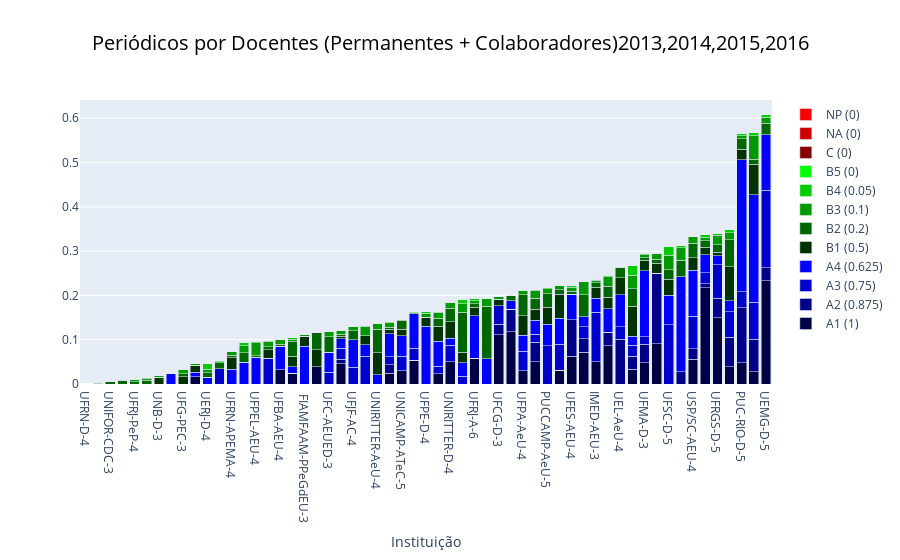

Notebook code for this chart:
### Code cell
make_chart(periodicos_docente, 'Periódicos por Docentes (Permanentes + Colaboradores) - '+','.join(ANOS))

### Figure 1 — Plotly figure (JSON) as saved in the notebook; plotly's stock layout.template omitted (floating-point values rounded to 4 significant figures)
{"data": [{"marker": {"color": "#000044"}, "name": "A1 (1)", "type": "bar", "x": ["UFRN-D-4", "UFBA-C-CeR-4", "UNIFOR-CDC-3", "UNIVILLE-D-4", "UFRJ-PeP-4", "UFU-AeU-3", "UNB-D-3", "UFPE-E-3", "UFG-PEC-3", "UFAL-DDEH-3", "UERJ-D-4", "UFRGS-A-4", "UFRN-APEMA-4", "UFPR-D-4", "UFPEL-AEU-4", "UNIFATEA-DTEI-3", "UFBA-AEU-4", "UFSC-UHEADC-4", " FIAMFAAM-PPeGdEU-3", "UFV-AEU-4", "UFC-AEUED-3", "UNB-AEU-4", "UFJF-AC-4", "USJT-AEU-4", "UNIRITTER-AeU-4", "USP-AEU-4", "UNICAMP-ATeC-5", "UFF-AEU-4", "UFPE-D-4", "UFRN-AEU-4", "UNIRITTER-D-4", "UPM-AEU-6", "UFRJ-A-6", "UNESP-BAURU-AeU-4", "UFCG-D-3", "UFRJ-AP-4", "UFPA-AeU-4", "UFPB-JP-AEU-4", "PUCCAMP-AeU-5", "UFMG-AEU-6", "UFES-AEU-4", "UNISINOS-AeU-4", "IMED-AEU-3", "UFRJ-U-5", "UEL-AeU-4", "UDESC-D-4", "UFMA-D-3", "PUC-RIO-A-3", "UFSC-D-5", "UAM-D-5", "USP/SC-AEU-4", "UFSC-AEU-5", "UFRGS-D-5", "UNISINOS-D-5", "PUC-RIO-D-5", "UNESP-BAURU-D-6", "UEMG-D-5"], "y": [0, 0, 0, 0, 0, 0, 0, 0, 0, 0.01613, 0, 0, 0, 0, 0, 0, 0.03191, 0.02381, 0, 0.03846, 0, 0.04545, 0, 0, 0, 0.02482, 0.02941, 0.05357, 0, 0.02273, 0.05, 0, 0.05769, 0, 0.1111, 0.1176, 0.02941, 0.05, 0, 0.03125, 0.0625, 0.07143, 0.05, 0.08621, 0, 0.03333, 0.04762, 0.09091, 0, 0, 0.05556, 0.2174, 0.15, 0.03846, 0.04762, 0.02778, 0.2333]}, {"marker": {"color": "#000088"}, "name": "A2 (0.875)", "type": "bar", "x": ["UFRN-D-4", "UFBA-C-CeR-4", "UNIFOR-CDC-3", "UNIVILLE-D-4", "UFRJ-PeP-4", "UFU-AeU-3", "UNB-D-3", "UFPE-E-3", "UFG-PEC-3", "UFAL-DDEH-3", "UERJ-D-4", "UFRGS-A-4", "UFRN-APEMA-4", "UFPR-D-4", "UFPEL-AEU-4", "UNIFATEA-DTEI-3", "UFBA-AEU-4", "UFSC-UHEADC-4", " FIAMFAAM-PPeGdEU-3", "UFV-AEU-4", "UFC-AEUED-3", "UNB-AEU-4", "UFJF-AC-4", "USJT-AEU-4", "UNIRITTER-AeU-4", "USP-AEU-4", "UNICAMP-ATeC-5", "UFF-AEU-4", "UFPE-D-4", "UFRN-AEU-4", "UNIRITTER-D-4", "UPM-AEU-6", "UFRJ-A-6", "UNESP-BAURU-AeU-4", "UFCG-D-3", "UFRJ-AP-4", "UFPA-AeU-4", "UFPB-JP-AEU-4", "PUCCAMP-AeU-5", "UFMG-AEU-6", "UFES-AEU-4", "UNISINOS-AeU-4", "IMED-AEU-3", "UFRJ-U-5", "UEL-AeU-4", "UDESC-D-4", "UFMA-D-3", "PUC-RIO-A-3", "UFSC-D-5", "UAM-D-5", "USP/SC-AEU-4", "UFSC-AEU-5", "UFRGS-D-5", "UNISINOS-D-5", "PUC-RIO-D-5", "UNESP-BAURU-D-6", "UEMG-D-5"], "y": [0, 0, 0, 0, 0, 0, 0, 0, 0, 0, 0, 0, 0, 0, 0, 0, 0, 0, 0, 0, 0, 0.009943, 0, 0, 0, 0.01862, 0, 0, 0, 0, 0, 0, 0, 0, 0.02431, 0.05147, 0, 0.04375, 0, 0, 0.08203, 0.03125, 0, 0.03017, 0.101, 0.02917, 0.04167, 0.1591, 0, 0.02734, 0.02431, 0.009511, 0.04375, 0.06731, 0.125, 0.07292, 0.02917]}, {"marker": {"color": "#0000CC"}, "name": "A3 (0.75)", "type": "bar", "x": ["UFRN-D-4", "UFBA-C-CeR-4", "UNIFOR-CDC-3", "UNIVILLE-D-4", "UFRJ-PeP-4", "UFU-AeU-3", "UNB-D-3", "UFPE-E-3", "UFG-PEC-3", "UFAL-DDEH-3", "UERJ-D-4", "UFRGS-A-4", "UFRN-APEMA-4", "UFPR-D-4", "UFPEL-AEU-4", "UNIFATEA-DTEI-3", "UFBA-AEU-4", "UFSC-UHEADC-4", " FIAMFAAM-PPeGdEU-3", "UFV-AEU-4", "UFC-AEUED-3", "UNB-AEU-4", "UFJF-AC-4", "USJT-AEU-4", "UNIRITTER-AeU-4", "USP-AEU-4", "UNICAMP-ATeC-5", "UFF-AEU-4", "UFPE-D-4", "UFRN-AEU-4", "UNIRITTER-D-4", "UPM-AEU-6", "UFRJ-A-6", "UNESP-BAURU-AeU-4", "UFCG-D-3", "UFRJ-AP-4", "UFPA-AeU-4", "UFPB-JP-AEU-4", "PUCCAMP-AeU-5", "UFMG-AEU-6", "UFES-AEU-4", "UNISINOS-AeU-4", "IMED-AEU-3", "UFRJ-U-5", "UEL-AeU-4", "UDESC-D-4", "UFMA-D-3", "PUC-RIO-A-3", "UFSC-D-5", "UAM-D-5", "USP/SC-AEU-4", "UFSC-AEU-5", "UFRGS-D-5", "UNISINOS-D-5", "PUC-RIO-D-5", "UNESP-BAURU-D-6", "UEMG-D-5"], "y": [0, 0, 0, 0, 0, 0, 0, 0, 0, 0, 0, 0.03409, 0, 0, 0, 0.05769, 0, 0, 0, 0, 0.02679, 0.02557, 0.0375, 0.0625, 0, 0.01862, 0.03309, 0.02679, 0, 0.01705, 0.0375, 0.01786, 0, 0, 0.04167, 0, 0.04412, 0.01875, 0.08654, 0.05859, 0, 0.02679, 0.1125, 0, 0.02885, 0.025, 0.01786, 0, 0.1339, 0, 0.07292, 0.02446, 0.075, 0.05769, 0.03571, 0.08333, 0.175]}, {"marker": {"color": "#0000FF"}, "name": "A4 (0.625)", "type": "bar", "x": ["UFRN-D-4", "UFBA-C-CeR-4", "UNIFOR-CDC-3", "UNIVILLE-D-4", "UFRJ-PeP-4", "UFU-AeU-3", "UNB-D-3", "UFPE-E-3", "UFG-PEC-3", "UFAL-DDEH-3", "UERJ-D-4", "UFRGS-A-4", "UFRN-APEMA-4", "UFPR-D-4", "UFPEL-AEU-4", "UNIFATEA-DTEI-3", "UFBA-AEU-4", "UFSC-UHEADC-4", " FIAMFAAM-PPeGdEU-3", "UFV-AEU-4", "UFC-AEUED-3", "UNB-AEU-4", "UFJF-AC-4", "USJT-AEU-4", "UNIRITTER-AeU-4", "USP-AEU-4", "UNICAMP-ATeC-5", "UFF-AEU-4", "UFPE-D-4", "UFRN-AEU-4", "UNIRITTER-D-4", "UPM-AEU-6", "UFRJ-A-6", "UNESP-BAURU-AeU-4", "UFCG-D-3", "UFRJ-AP-4", "UFPA-AeU-4", "UFPB-JP-AEU-4", "PUCCAMP-AeU-5", "UFMG-AEU-6", "UFES-AEU-4", "UNISINOS-AeU-4", "IMED-AEU-3", "UFRJ-U-5", "UEL-AeU-4", "UDESC-D-4", "UFMA-D-3", "PUC-RIO-A-3", "UFSC-D-5", "UAM-D-5", "USP/SC-AEU-4", "UFSC-AEU-5", "UFRGS-D-5", "UNISINOS-D-5", "PUC-RIO-D-5", "UNESP-BAURU-D-6", "UEMG-D-5"], "y": [0, 0, 0, 0, 0, 0, 0, 0.02404, 0, 0.01008, 0.01562, 0, 0.03289, 0.04934, 0.0601, 0, 0.05319, 0.01488, 0.08523, 0, 0.04464, 0.02131, 0.0625, 0.02604, 0.02083, 0.05098, 0.04596, 0.07812, 0.1302, 0.05682, 0.01562, 0.02976, 0.09615, 0.05682, 0, 0.01838, 0.03676, 0.03125, 0.04808, 0.05859, 0.05859, 0.02232, 0.03125, 0.05388, 0.07212, 0.02083, 0.1488, 0, 0.06696, 0.2148, 0.1042, 0.04076, 0.02083, 0.02404, 0.2976, 0.2431, 0.125]}, {"marker": {"color": "#003300"}, "name": "B1 (0.5)", "type": "bar", "x": ["UFRN-D-4", "UFBA-C-CeR-4", "UNIFOR-CDC-3", "UNIVILLE-D-4", "UFRJ-PeP-4", "UFU-AeU-3", "UNB-D-3", "UFPE-E-3", "UFG-PEC-3", "UFAL-DDEH-3", "UERJ-D-4", "UFRGS-A-4", "UFRN-APEMA-4", "UFPR-D-4", "UFPEL-AEU-4", "UNIFATEA-DTEI-3", "UFBA-AEU-4", "UFSC-UHEADC-4", " FIAMFAAM-PPeGdEU-3", "UFV-AEU-4", "UFC-AEUED-3", "UNB-AEU-4", "UFJF-AC-4", "USJT-AEU-4", "UNIRITTER-AeU-4", "USP-AEU-4", "UNICAMP-ATeC-5", "UFF-AEU-4", "UFPE-D-4", "UFRN-AEU-4", "UNIRITTER-D-4", "UPM-AEU-6", "UFRJ-A-6", "UNESP-BAURU-AeU-4", "UFCG-D-3", "UFRJ-AP-4", "UFPA-AeU-4", "UFPB-JP-AEU-4", "PUCCAMP-AeU-5", "UFMG-AEU-6", "UFES-AEU-4", "UNISINOS-AeU-4", "IMED-AEU-3", "UFRJ-U-5", "UEL-AeU-4", "UDESC-D-4", "UFMA-D-3", "PUC-RIO-A-3", "UFSC-D-5", "UAM-D-5", "USP/SC-AEU-4", "UFSC-AEU-5", "UFRGS-D-5", "UNISINOS-D-5", "PUC-RIO-D-5", "UNESP-BAURU-D-6", "UEMG-D-5"], "y": [0, 0, 0, 0, 0, 0, 0.01562, 0, 0.01667, 0.01613, 0, 0, 0.02632, 0, 0, 0.01923, 0, 0.02381, 0.02273, 0.03846, 0, 0.005682, 0, 0.02083, 0.05, 0.01064, 0.01471, 0, 0.02083, 0.03409, 0.0375, 0.02381, 0.01923, 0, 0.01389, 0, 0.04412, 0.025, 0.03846, 0.05469, 0, 0, 0.025, 0.02586, 0.03846, 0.06667, 0.02381, 0.02273, 0.03571, 0, 0.02778, 0.0163, 0.008333, 0.07692, 0.02381, 0.06944, 0]}, {"marker": {"color": "#006600"}, "name": "B2 (0.2)", "type": "bar", "x": ["UFRN-D-4", "UFBA-C-CeR-4", "UNIFOR-CDC-3", "UNIVILLE-D-4", "UFRJ-PeP-4", "UFU-AeU-3", "UNB-D-3", "UFPE-E-3", "UFG-PEC-3", "UFAL-DDEH-3", "UERJ-D-4", "UFRGS-A-4", "UFRN-APEMA-4", "UFPR-D-4", "UFPEL-AEU-4", "UNIFATEA-DTEI-3", "UFBA-AEU-4", "UFSC-UHEADC-4", " FIAMFAAM-PPeGdEU-3", "UFV-AEU-4", "UFC-AEUED-3", "UNB-AEU-4", "UFJF-AC-4", "USJT-AEU-4", "UNIRITTER-AeU-4", "USP-AEU-4", "UNICAMP-ATeC-5", "UFF-AEU-4", "UFPE-D-4", "UFRN-AEU-4", "UNIRITTER-D-4", "UPM-AEU-6", "UFRJ-A-6", "UNESP-BAURU-AeU-4", "UFCG-D-3", "UFRJ-AP-4", "UFPA-AeU-4", "UFPB-JP-AEU-4", "PUCCAMP-AeU-5", "UFMG-AEU-6", "UFES-AEU-4", "UNISINOS-AeU-4", "IMED-AEU-3", "UFRJ-U-5", "UEL-AeU-4", "UDESC-D-4", "UFMA-D-3", "PUC-RIO-A-3", "UFSC-D-5", "UAM-D-5", "USP/SC-AEU-4", "UFSC-AEU-5", "UFRGS-D-5", "UNISINOS-D-5", "PUC-RIO-D-5", "UNESP-BAURU-D-6", "UEMG-D-5"], "y": [0, 0, 0.005, 0.008333, 0.005263, 0.008333, 0, 0, 0.006667, 0, 0.01, 0.01364, 0.005263, 0.02105, 0.003846, 0.007692, 0.004255, 0.03333, 0, 0.03846, 0.03571, 0.004545, 0.02, 0, 0.05333, 0.004965, 0.02059, 0, 0, 0.01818, 0.03, 0.09048, 0.007692, 0.1182, 0, 0.01176, 0.04706, 0.025, 0.03077, 0.009375, 0.00625, 0.05, 0.01, 0.02414, 0.02308, 0.04, 0.004762, 0.009091, 0.02143, 0.0375, 0.03333, 0.01522, 0.01667, 0.06154, 0.02381, 0.01111, 0.02667]}, {"marker": {"color": "#009900"}, "name": "B3 (0.1)", "type": "bar", "x": ["UFRN-D-4", "UFBA-C-CeR-4", "UNIFOR-CDC-3", "UNIVILLE-D-4", "UFRJ-PeP-4", "UFU-AeU-3", "UNB-D-3", "UFPE-E-3", "UFG-PEC-3", "UFAL-DDEH-3", "UERJ-D-4", "UFRGS-A-4", "UFRN-APEMA-4", "UFPR-D-4", "UFPEL-AEU-4", "UNIFATEA-DTEI-3", "UFBA-AEU-4", "UFSC-UHEADC-4", " FIAMFAAM-PPeGdEU-3", "UFV-AEU-4", "UFC-AEUED-3", "UNB-AEU-4", "UFJF-AC-4", "USJT-AEU-4", "UNIRITTER-AeU-4", "USP-AEU-4", "UNICAMP-ATeC-5", "UFF-AEU-4", "UFPE-D-4", "UFRN-AEU-4", "UNIRITTER-D-4", "UPM-AEU-6", "UFRJ-A-6", "UNESP-BAURU-AeU-4", "UFCG-D-3", "UFRJ-AP-4", "UFPA-AeU-4", "UFPB-JP-AEU-4", "PUCCAMP-AeU-5", "UFMG-AEU-6", "UFES-AEU-4", "UNISINOS-AeU-4", "IMED-AEU-3", "UFRJ-U-5", "UEL-AeU-4", "UDESC-D-4", "UFMA-D-3", "PUC-RIO-A-3", "UFSC-D-5", "UAM-D-5", "USP/SC-AEU-4", "UFSC-AEU-5", "UFRGS-D-5", "UNISINOS-D-5", "PUC-RIO-D-5", "UNESP-BAURU-D-6", "UEMG-D-5"], "y": [0, 0.001282, 0, 0, 0.005263, 0.004167, 0.003125, 0, 0.01, 0.003226, 0.0075, 0.002273, 0.007895, 0.01579, 0.02885, 0.01154, 0.01064, 0.004762, 0.004545, 0, 0.01071, 0.007955, 0.01, 0.02083, 0.01333, 0.01028, 0.001471, 0.003571, 0.008333, 0.01364, 0.0125, 0.01905, 0.007692, 0.01818, 0.005556, 0, 0.008824, 0.0175, 0.01154, 0.009375, 0.009375, 0.02857, 0.005, 0.02241, 0, 0.03, 0.007143, 0.01364, 0.03214, 0.02813, 0.01389, 0.007609, 0.02167, 0.01538, 0.007143, 0.05278, 0.01333]}, {"marker": {"color": "#00CC00"}, "name": "B4 (0.05)", "type": "bar", "x": ["UFRN-D-4", "UFBA-C-CeR-4", "UNIFOR-CDC-3", "UNIVILLE-D-4", "UFRJ-PeP-4", "UFU-AeU-3", "UNB-D-3", "UFPE-E-3", "UFG-PEC-3", "UFAL-DDEH-3", "UERJ-D-4", "UFRGS-A-4", "UFRN-APEMA-4", "UFPR-D-4", "UFPEL-AEU-4", "UNIFATEA-DTEI-3", "UFBA-AEU-4", "UFSC-UHEADC-4", " FIAMFAAM-PPeGdEU-3", "UFV-AEU-4", "UFC-AEUED-3", "UNB-AEU-4", "UFJF-AC-4", "USJT-AEU-4", "UNIRITTER-AeU-4", "USP-AEU-4", "UNICAMP-ATeC-5", "UFF-AEU-4", "UFPE-D-4", "UFRN-AEU-4", "UNIRITTER-D-4", "UPM-AEU-6", "UFRJ-A-6", "UNESP-BAURU-AeU-4", "UFCG-D-3", "UFRJ-AP-4", "UFPA-AeU-4", "UFPB-JP-AEU-4", "PUCCAMP-AeU-5", "UFMG-AEU-6", "UFES-AEU-4", "UNISINOS-AeU-4", "IMED-AEU-3", "UFRJ-U-5", "UEL-AeU-4", "UDESC-D-4", "UFMA-D-3", "PUC-RIO-A-3", "UFSC-D-5", "UAM-D-5", "USP/SC-AEU-4", "UFSC-AEU-5", "UFRGS-D-5", "UNISINOS-D-5", "PUC-RIO-D-5", "UNESP-BAURU-D-6", "UEMG-D-5"], "y": [0, 0.001282, 0, 0.002083, 0, 0.002083, 0, 0, 0, 0, 0.0125, 0.002273, 0, 0.007895, 0.002885, 0.001923, 0.001064, 0.003571, 0, 0, 0.001786, 0, 0, 0.002083, 0, 0.001596, 0.001471, 0.0008929, 0.004167, 0.001136, 0.00125, 0.01071, 0.003846, 0, 0.001389, 0, 0.001471, 0.0025, 0.001923, 0, 0.004688, 0.001786, 0.0025, 0.001724, 0.001923, 0.02167, 0.003571, 0, 0.01964, 0.004688, 0.0006944, 0.005435, 0.004167, 0.007692, 0.004762, 0.008333, 0.006667]}, {"marker": {"color": "#00FF00"}, "name": "B5 (0)", "type": "bar", "x": ["UFRN-D-4", "UFBA-C-CeR-4", "UNIFOR-CDC-3", "UNIVILLE-D-4", "UFRJ-PeP-4", "UFU-AeU-3", "UNB-D-3", "UFPE-E-3", "UFG-PEC-3", "UFAL-DDEH-3", "UERJ-D-4", "UFRGS-A-4", "UFRN-APEMA-4", "UFPR-D-4", "UFPEL-AEU-4", "UNIFATEA-DTEI-3", "UFBA-AEU-4", "UFSC-UHEADC-4", " FIAMFAAM-PPeGdEU-3", "UFV-AEU-4", "UFC-AEUED-3", "UNB-AEU-4", "UFJF-AC-4", "USJT-AEU-4", "UNIRITTER-AeU-4", "USP-AEU-4", "UNICAMP-ATeC-5", "UFF-AEU-4", "UFPE-D-4", "UFRN-AEU-4", "UNIRITTER-D-4", "UPM-AEU-6", "UFRJ-A-6", "UNESP-BAURU-AeU-4", "UFCG-D-3", "UFRJ-AP-4", "UFPA-AeU-4", "UFPB-JP-AEU-4", "PUCCAMP-AeU-5", "UFMG-AEU-6", "UFES-AEU-4", "UNISINOS-AeU-4", "IMED-AEU-3", "UFRJ-U-5", "UEL-AeU-4", "UDESC-D-4", "UFMA-D-3", "PUC-RIO-A-3", "UFSC-D-5", "UAM-D-5", "USP/SC-AEU-4", "UFSC-AEU-5", "UFRGS-D-5", "UNISINOS-D-5", "PUC-RIO-D-5", "UNESP-BAURU-D-6", "UEMG-D-5"], "y": [0, 0, 0, 0, 0, 0, 0, 0, 0, 0, 0, 0, 0, 0, 0, 0, 0, 0, 0, 0, 0, 0, 0, 0, 0, 0, 0, 0, 0, 0, 0, 0, 0, 0, 0, 0, 0, 0, 0, 0, 0, 0, 0, 0, 0, 0, 0, 0, 0, 0, 0, 0, 0, 0, 0, 0, 0]}, {"marker": {"color": "#880000"}, "name": "C (0)", "type": "bar", "x": ["UFRN-D-4", "UFBA-C-CeR-4", "UNIFOR-CDC-3", "UNIVILLE-D-4", "UFRJ-PeP-4", "UFU-AeU-3", "UNB-D-3", "UFPE-E-3", "UFG-PEC-3", "UFAL-DDEH-3", "UERJ-D-4", "UFRGS-A-4", "UFRN-APEMA-4", "UFPR-D-4", "UFPEL-AEU-4", "UNIFATEA-DTEI-3", "UFBA-AEU-4", "UFSC-UHEADC-4", " FIAMFAAM-PPeGdEU-3", "UFV-AEU-4", "UFC-AEUED-3", "UNB-AEU-4", "UFJF-AC-4", "USJT-AEU-4", "UNIRITTER-AeU-4", "USP-AEU-4", "UNICAMP-ATeC-5", "UFF-AEU-4", "UFPE-D-4", "UFRN-AEU-4", "UNIRITTER-D-4", "UPM-AEU-6", "UFRJ-A-6", "UNESP-BAURU-AeU-4", "UFCG-D-3", "UFRJ-AP-4", "UFPA-AeU-4", "UFPB-JP-AEU-4", "PUCCAMP-AeU-5", "UFMG-AEU-6", "UFES-AEU-4", "UNISINOS-AeU-4", "IMED-AEU-3", "UFRJ-U-5", "UEL-AeU-4", "UDESC-D-4", "UFMA-D-3", "PUC-RIO-A-3", "UFSC-D-5", "UAM-D-5", "USP/SC-AEU-4", "UFSC-AEU-5", "UFRGS-D-5", "UNISINOS-D-5", "PUC-RIO-D-5", "UNESP-BAURU-D-6", "UEMG-D-5"], "y": [0, 0, 0, 0, 0, 0, 0, 0, 0, 0, 0, 0, 0, 0, 0, 0, 0, 0, 0, 0, 0, 0, 0, 0, 0, 0, 0, 0, 0, 0, 0, 0, 0, 0, 0, 0, 0, 0, 0, 0, 0, 0, 0, 0, 0, 0, 0, 0, 0, 0, 0, 0, 0, 0, 0, 0, 0]}, {"marker": {"color": "#CC0000"}, "name": "NA (0)", "type": "bar", "x": ["UFRN-D-4", "UFBA-C-CeR-4", "UNIFOR-CDC-3", "UNIVILLE-D-4", "UFRJ-PeP-4", "UFU-AeU-3", "UNB-D-3", "UFPE-E-3", "UFG-PEC-3", "UFAL-DDEH-3", "UERJ-D-4", "UFRGS-A-4", "UFRN-APEMA-4", "UFPR-D-4", "UFPEL-AEU-4", "UNIFATEA-DTEI-3", "UFBA-AEU-4", "UFSC-UHEADC-4", " FIAMFAAM-PPeGdEU-3", "UFV-AEU-4", "UFC-AEUED-3", "UNB-AEU-4", "UFJF-AC-4", "USJT-AEU-4", "UNIRITTER-AeU-4", "USP-AEU-4", "UNICAMP-ATeC-5", "UFF-AEU-4", "UFPE-D-4", "UFRN-AEU-4", "UNIRITTER-D-4", "UPM-AEU-6", "UFRJ-A-6", "UNESP-BAURU-AeU-4", "UFCG-D-3", "UFRJ-AP-4", "UFPA-AeU-4", "UFPB-JP-AEU-4", "PUCCAMP-AeU-5", "UFMG-AEU-6", "UFES-AEU-4", "UNISINOS-AeU-4", "IMED-AEU-3", "UFRJ-U-5", "UEL-AeU-4", "UDESC-D-4", "UFMA-D-3", "PUC-RIO-A-3", "UFSC-D-5", "UAM-D-5", "USP/SC-AEU-4", "UFSC-AEU-5", "UFRGS-D-5", "UNISINOS-D-5", "PUC-RIO-D-5", "UNESP-BAURU-D-6", "UEMG-D-5"], "y": [0, 0, 0, 0, 0, 0, 0, 0, 0, 0, 0, 0, 0, 0, 0, 0, 0, 0, 0, 0, 0, 0, 0, 0, 0, 0, 0, 0, 0, 0, 0, 0, 0, 0, 0, 0, 0, 0, 0, 0, 0, 0, 0, 0, 0, 0, 0, 0, 0, 0, 0, 0, 0, 0, 0, 0, 0]}, {"marker": {"color": "#FF0000"}, "name": "NP (0)", "type": "bar", "x": ["UFRN-D-4", "UFBA-C-CeR-4", "UNIFOR-CDC-3", "UNIVILLE-D-4", "UFRJ-PeP-4", "UFU-AeU-3", "UNB-D-3", "UFPE-E-3", "UFG-PEC-3", "UFAL-DDEH-3", "UERJ-D-4", "UFRGS-A-4", "UFRN-APEMA-4", "UFPR-D-4", "UFPEL-AEU-4", "UNIFATEA-DTEI-3", "UFBA-AEU-4", "UFSC-UHEADC-4", " FIAMFAAM-PPeGdEU-3", "UFV-AEU-4", "UFC-AEUED-3", "UNB-AEU-4", "UFJF-AC-4", "USJT-AEU-4", "UNIRITTER-AeU-4", "USP-AEU-4", "UNICAMP-ATeC-5", "UFF-AEU-4", "UFPE-D-4", "UFRN-AEU-4", "UNIRITTER-D-4", "UPM-AEU-6", "UFRJ-A-6", "UNESP-BAURU-AeU-4", "UFCG-D-3", "UFRJ-AP-4", "UFPA-AeU-4", "UFPB-JP-AEU-4", "PUCCAMP-AeU-5", "UFMG-AEU-6", "UFES-AEU-4", "UNISINOS-AeU-4", "IMED-AEU-3", "UFRJ-U-5", "UEL-AeU-4", "UDESC-D-4", "UFMA-D-3", "PUC-RIO-A-3", "UFSC-D-5", "UAM-D-5", "USP/SC-AEU-4", "UFSC-AEU-5", "UFRGS-D-5", "UNISINOS-D-5", "PUC-RIO-D-5", "UNESP-BAURU-D-6", "UEMG-D-5"], "y": [0, 0, 0, 0, 0, 0, 0, 0, 0, 0, 0, 0, 0, 0, 0, 0, 0, 0, 0, 0, 0, 0, 0, 0, 0, 0, 0, 0, 0, 0, 0, 0, 0, 0, 0, 0, 0, 0, 0, 0, 0, 0, 0, 0, 0, 0, 0, 0, 0, 0, 0, 0, 0, 0, 0, 0, 0]}], "layout": {"barmode": "stack", "title": {"font": {"color": "#000000", "size": 20}, "text": "Periódicos por Docentes (Permanentes + Colaboradores)2013,2014,2015,2016", "x": 0.5, "xanchor": "center"}, "xaxis": {"title": {"text": "Instituição"}}}}
